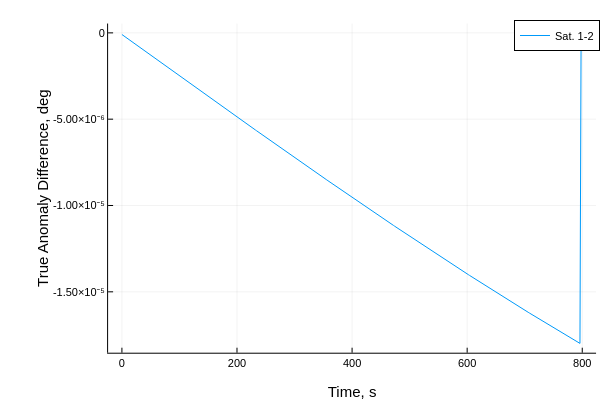

Notebook code for this chart:
### Code cell
plot(thist[1:end],broadcast.(rad2deg,θhist[2:end,:]),label=permutedims(mylabel))
plot!(xlabel="Time, s", ylabel = "True Anomaly Difference, deg")

### Figure 1 — Plotly figure (JSON) as saved in the notebook; plotly's stock layout.template omitted (floating-point values rounded to 4 significant figures; data arrays with more than 128 entries replaced by an {"elided": "..."} marker saying what was removed)
{"data": [{"colorbar": {"title": ""}, "legendgroup": "Sat. 1-2", "line": {"color": "rgba(0, 154, 250, 1.000)", "dash": "solid", "shape": "linear", "width": 1}, "mode": "lines", "name": "Sat. 1-2", "showlegend": true, "type": "scatter", "x": {"elided": "401 int values"}, "xaxis": "x", "y": {"elided": "401 float values"}, "yaxis": "y", "zmax": null, "zmin": null}], "layout": {"annotations": [], "height": 400, "legend": {"bgcolor": "rgba(255, 255, 255, 1.000)", "bordercolor": "rgba(0, 0, 0, 1.000)", "borderwidth": 1, "font": {"color": "rgba(0, 0, 0, 1.000)", "family": "sans-serif", "size": 11}, "title": {"font": {"color": "rgba(0, 0, 0, 1.000)", "family": "sans-serif", "size": 15}, "text": ""}, "tracegroupgap": 0, "traceorder": "normal", "x": 1, "xanchor": "auto", "y": 1, "yanchor": "auto"}, "margin": {"b": 20, "l": 0, "r": 0, "t": 20}, "paper_bgcolor": "rgba(255, 255, 255, 1.000)", "plot_bgcolor": "rgba(255, 255, 255, 1.000)", "showlegend": true, "width": 600, "xaxis": {"anchor": "y", "domain": [0.1802, 0.9934], "gridcolor": "rgba(0, 0, 0, 0.100)", "gridwidth": 0.5, "linecolor": "rgba(0, 0, 0, 1.000)", "mirror": false, "range": [-24, 824], "showgrid": true, "showline": true, "showticklabels": true, "tickangle": 0, "tickcolor": "rgb(0, 0, 0)", "tickfont": {"color": "rgba(0, 0, 0, 1.000)", "family": "sans-serif", "size": 11}, "tickmode": "array", "ticks": "inside", "ticktext": ["0", "200", "400", "600", "800"], "tickvals": [0, 200, 400, 600, 800], "title": "Time, s", "titlefont": {"color": "rgba(0, 0, 0, 1.000)", "family": "sans-serif", "size": 15}, "type": "-", "visible": true, "zeroline": false, "zerolinecolor": "rgba(0, 0, 0, 1.000)"}, "yaxis": {"anchor": "x", "domain": [0.07581, 0.9902], "gridcolor": "rgba(0, 0, 0, 0.100)", "gridwidth": 0.5, "linecolor": "rgba(0, 0, 0, 1.000)", "mirror": false, "range": [-1.853e-05, 5.396e-07], "showgrid": true, "showline": true, "showticklabels": true, "tickangle": 0, "tickcolor": "rgb(0, 0, 0)", "tickfont": {"color": "rgba(0, 0, 0, 1.000)", "family": "sans-serif", "size": 11}, "tickmode": "array", "ticks": "inside", "ticktext": ["-1.50×10⁻⁵", "-1.00×10⁻⁵", "-5.00×10⁻⁶", "0"], "tickvals": [-1.5e-05, -1e-05, -5e-06, 0], "title": "True Anomaly Difference, deg", "titlefont": {"color": "rgba(0, 0, 0, 1.000)", "family": "sans-serif", "size": 15}, "type": "-", "visible": true, "zeroline": false, "zerolinecolor": "rgba(0, 0, 0, 1.000)"}}}
